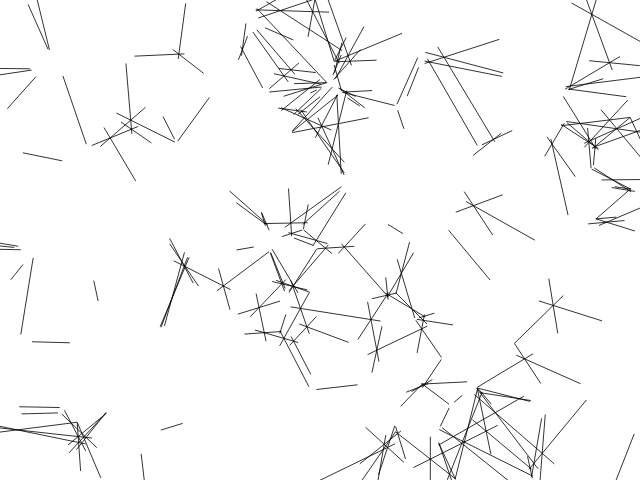
Frame 1 (no input)
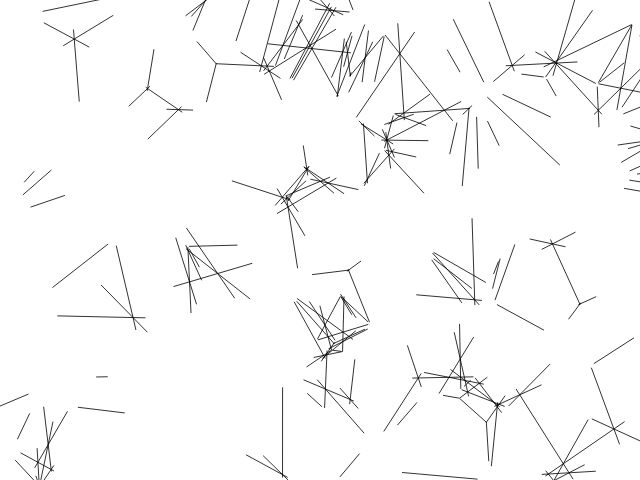
Frame 60 (no input)
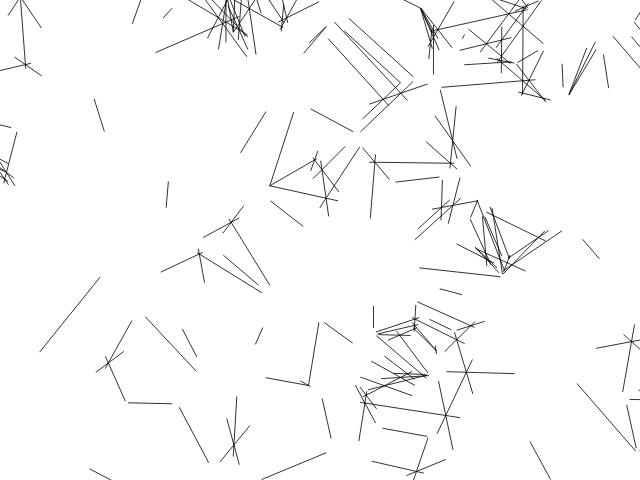
Frame 120 (the mouse pressed at the canvas centre since frame 60)

The p5.js sketch that drew these frames (run headless with seeded random() and noise() and a simulated clock; from frame 60 on, the mouse is pressed at the canvas centre):

// p5.js sketch
// ── sketch.js
/* 
 
   Structure 3 (work in progress) 
   
   A surface filled with one hundred medium to small sized circles. 
   Each circle has a different size and direction, but moves at the same slow rate. 
   Display: 
   A. The instantaneous intersections of the circles 
   B. The aggregate intersections of the circles 
 
   Ported to p5.js by Casey Reas
   11 July 2016
   p5.js 0.5.2
  
   Restored by Casey Reas <http://reas.com> 
   22 June 2016 
   Processing v.3.1.1 <http://processing.org> 
  
   Implemented by Casey Reas <http://groupc.net> 
   Uses circle intersection code from William Ngan <http://metaphorical.net> 
   Processing v.68 <http://processing.org> 
 
*/

var numCircle = 100;
var circles = [];

function setup() {
  createCanvas(640, 480);
  frameRate(30);
  for (var i = 0; i < numCircle; i++) {
    var x = random(width);
    var y = random(height);
    var r = random(20, 60);
    var xspeed = random(-1.25, 1.25);
    var yspeed = random(-1.25, 1.25);
    circles[i] = new Circle(x, y, r, xspeed, yspeed, i);
  }
}

function draw() {
  background(255);
  for (var i = 0; i < circles.length; i++) {
    circles[i].update();
  }
  for (var j = 0; j < circles.length; j++) {
    circles[j].move();
  }
}

function Circle(px, py, pr, psp, pysp, pid) {
  this.x = px;
  this.y = py;
  this.r = pr;
  this.r2 = this.r * this.r;
  this.sp = psp;
  this.ysp = pysp;
  this.id = pid;

  this.update = function() {
    for (var i = this.id + 1; i < numCircle; i++) {
      intersect(circles[this.id], circles[i]);
    }
  }

  this.move = function() {
    this.x += this.sp;
    this.y += this.ysp;
    if (this.sp > 0) {
      if (this.x > width + this.r) {
        this.x = -this.r;
      }
    } else {
      if (this.x < -this.r) {
        this.x = width + this.r;
      }
    }
    if (this.ysp > 0) {
      if (this.y > height + this.r) {
        this.y = -this.r;
      }
    } else {
      if (this.y < -this.r) {
        this.y = height + this.r;
      }
    }
  }
}

function intersect(cA, cB) {

  var dx = cA.x - cB.x;
  var dy = cA.y - cB.y;
  var d2 = dx * dx + dy * dy;
  var d = sqrt(d2);

  if ((d > cA.r + cB.r) || (d < abs(cA.r - cB.r))) {
    return; // no solution 
  }

  var a = (cA.r2 - cB.r2 + d2) / (2 * d);
  var h = sqrt(cA.r2 - a * a);
  var x2 = cA.x + a * (cB.x - cA.x) / d;
  var y2 = cA.y + a * (cB.y - cA.y) / d;

  var paX = x2 + h * (cB.y - cA.y) / d;
  var paY = y2 - h * (cB.x - cA.x) / d;
  var pbX = x2 - h * (cB.y - cA.y) / d;
  var pbY = y2 + h * (cB.x - cA.x) / d;

  stroke(0, 204);
  line(paX, paY, pbX, pbY);

}
